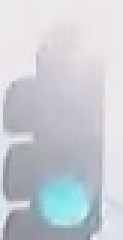
#> input picture opencv_classification/mask_image/light3.jpg, 41 x 80 px (shown 3 times larger)
$ jupyter execute mask_image.ipynb   (shell and % lines are left out)
#> lines starting #> are read from the running program, lines starting #| are printed output that depends on the picture; after the words box and inside, x2 and y2 are one past the last pixel; in counts of white or black regions, pixels touching at a corner belong together
[cell 1]
import matplotlib.pyplot as plt
import matplotlib.image as mpimg

import numpy as np
import cv2

[cell 2]
# Read in the image
# image = mpimg.imread('light1.jpg')
# image = mpimg.imread('light2.jpg')
image = mpimg.imread('light3.jpg')
#> image is the input picture: shape (80, 41, 3); mean R, G, B 200, 204.8, 211.4
# Print out the image dimensions (height, width, and depth (color))
print('Image dimensions:', image.shape)
#| Image dimensions: (80, 41, 3)

# Display the image
plt.imshow(image)

### 定义颜色阈值

[cell 3]
# [5 lines of commented-out code are left out]
lower_green = np.array([160, 160, 160])#更好一些了
upper_green = np.array([237, 230, 237])
# upper_green = np.array([200, 217, 236])

### 创建一个蒙版

[cell 4]
# Define the masked area
mask = cv2.inRange(image, lower_green, upper_green)
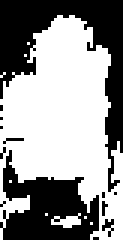
#> mask: shape (80, 41) (shown 3 times larger); 57.9% white; 13 black regions (11 under 20 px), largest, box (x1, y1, x2, y2) and area: (0, 0, 41, 64) 801, (0, 50, 33, 80) 539

# Vizualize the mask
plt.imshow(mask, cmap='gray')

[cell 5]
# Mask the image to let the car show through
masked_image = np.copy(image)

masked_image[mask != 0] = [0, 0, 0]
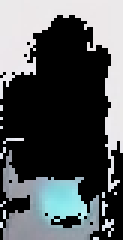
#> masked_image: shape (80, 41, 3) (shown 3 times larger); mean R, G, B 84.6, 88.8, 90.9

# Display it!
plt.imshow(masked_image)
